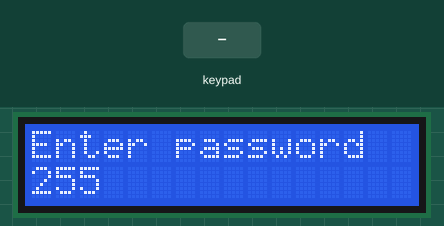
A sketch run on a simulated Arduino Uno, built with avr-gcc and run on an emulated ATmega328P. Shown: 16×2 character LCD. Wiring (inferred from the names in the program): 4×4 keypad with keys 1 2 3 A 4 5 6 B 7 8 9 C * 0 # D (labels assumed): rows pin 13, pin 12, pin 11, pin 10; columns pin 9, pin 8, pin 7, pin 6. The inputs (shaded band) are chosen by the test bench. EEPROM starts erased.

Above: at 2.2 s.
2.3 s: keypad keys 1 2 3 4 # pressed 0.4 s apart
At 5.1 s:
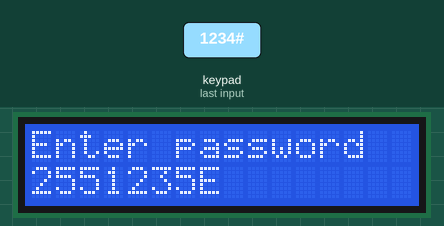
5.8 s: key 'C' pressed
At 6.5 s:
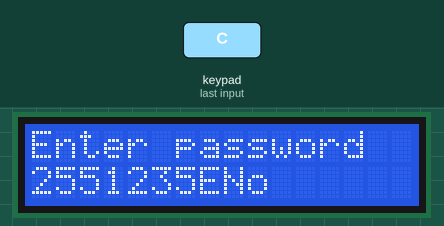
7.3 s: key '*' pressed
At 7.7 s:
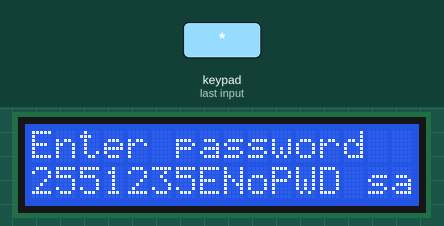
8.8 s: keypad keys 1 3 9 7 * pressed 0.4 s apart
At 11.3 s:
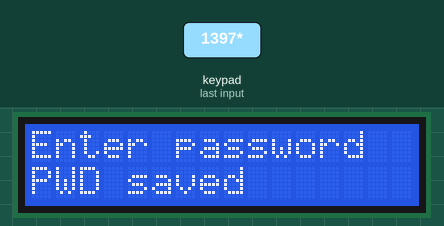
12.3 s: key '0' pressed
At 12.7 s:
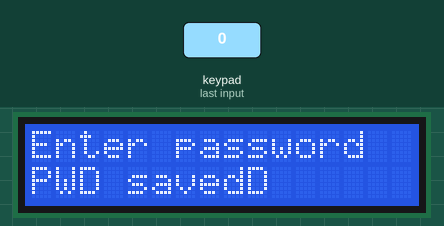
13.8 s: keypad keys 1 2 3 4 * pressed 0.4 s apart
At 16.3 s:
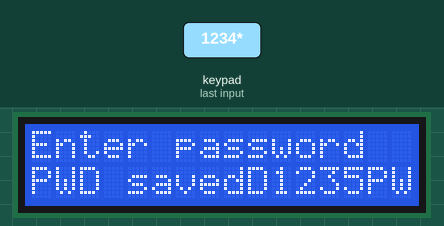
Timing chart, 0 to 17.8 s (numbered marks = the images above; inputs shaded):
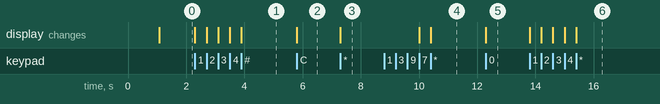

The sketch:

Keypad_changePass.ino
```cpp
#include<LiquidCrystal.h>
#include<EEPROM.h>
int rs=5 , e=3, d4=2,d5=16, d6=15,d7=14;
LiquidCrystal lcd(rs, e, d4,d5,d6,d7);
int r1=13, r2=12, r3=11, r4=10 ;
int c1=9, c2=8, c3=7 ,c4=6 ;
int pwdInEEPROM =-1;
void setup()
{
  lcd.begin(16,2);
  lcd.print("Welcome to " ) ;
  lcd.setCursor ( 0,1);  lcd.print("Security System " ) ;
  delay(1000);
  lcd.clear();
  lcd.print("Enter password" ) ;
  lcd.setCursor ( 0,1);

  // all rows as OUTPUT, columns as INPUT, make all Columns HIGH
  pinMode(r1,OUTPUT);  pinMode(r2,OUTPUT);  pinMode(r3,OUTPUT);   pinMode(r4,OUTPUT);
  pinMode(c1,INPUT);   pinMode(c2,INPUT);   pinMode(c3,INPUT);    pinMode(c4,INPUT);
  digitalWrite(c1,HIGH);  digitalWrite(c2,HIGH);  digitalWrite(c3,HIGH);  digitalWrite(c4,HIGH);
  lcd.setCursor(0,1);
  pwdInEEPROM = EEPROM.read(2);
  lcd.print(pwdInEEPROM);
}
 int n=0;
void loop(){
  //make ROW1 as LOW, rest all rows HIGH and check all the corresponding columns
  digitalWrite(r1,LOW);   digitalWrite(r2,HIGH);  digitalWrite(r3,HIGH); digitalWrite(r4,HIGH);
  if(digitalRead(c1)==LOW){ n=n*10 +1;lcd.print("1"); delay(300);   }
  if(digitalRead(c2)==LOW){ n=n*10 +2;lcd.print("2"); delay(300);   }
  if(digitalRead(c3)==LOW){ n=n*10 +3;lcd.print("3"); delay(300);  }
  if(digitalRead(c4)==LOW){ n=n*10 + 4;lcd.print("4"); delay(300);  }

//make ROW2 as LOW, rest all rows HIGH and check all the corresponding columns
  digitalWrite(r1,HIGH);   digitalWrite(r2,LOW);  digitalWrite(r3,HIGH); digitalWrite(r4,HIGH);
  if(digitalRead(c1)==LOW){ n=5;lcd.print("5");  delay(300);  }
  if(digitalRead(c2)==LOW){ n=6;lcd.print("6");  delay(300);  }
  if(digitalRead(c3)==LOW){ n=7;lcd.print("7");  delay(300);  }
  if(digitalRead(c4)==LOW){ n=8; lcd.print("8");  delay(300);  }

//make ROW3 as LOW, rest all rows HIGH and check all the corresponding columns
 digitalWrite(r1,HIGH);   digitalWrite(r2,HIGH);  digitalWrite(r3,LOW); digitalWrite(r4,HIGH);
  if(digitalRead(c1)==LOW){  lcd.clear();
      lcd.print("Enter password" ) ;
      lcd.setCursor ( 0,1);  n=0;
  }
  if(digitalRead(c2)==LOW){ n=9; lcd.print("9"); delay(300);  }
  if(digitalRead(c3)==LOW){ n=0; lcd.print("0"); delay(300);  }
  if(digitalRead(c4)==LOW){ //enter
      // check user has entered 9  in n
      pwdInEEPROM = EEPROM.read(2);
      if (n == pwdInEEPROM) {
        lcd.print("OK");delay(300);
      }else{
        lcd.print("No");delay(300);
      }

   }

   //make ROW4 as LOW, rest all rows HIGH and check all the corresponding columns
 digitalWrite(r1,HIGH);   digitalWrite(r2,HIGH);  digitalWrite(r3,HIGH); digitalWrite(r4,LOW);
  if(digitalRead(c1)==LOW){
    EEPROM.write(2,n);
    lcd.print("PWD saved");  delay(300);
  }
  if(digitalRead(c2)==LOW){ lcd.print("D"); delay(300);  }
  if(digitalRead(c3)==LOW){ lcd.print("E"); delay(300);  }
  if(digitalRead(c4)==LOW){ lcd.print("F"); delay(300);  }
}
```

Measured:
- after the input at 2.3 s, the display: first changes at once (image 1 shows a later state)
- after the input at 5.8 s, the display: changes at once (image 2)
- after the input at 7.3 s, the display: changes at once (image 3)
- after the input at 8.8 s, the display: first changes after 1.2 s (image 4 shows a later state)
- after the input at 12.3 s, the display: changes at once (image 5)
- after the input at 13.8 s, the display: first changes at once (image 6 shows a later state)
